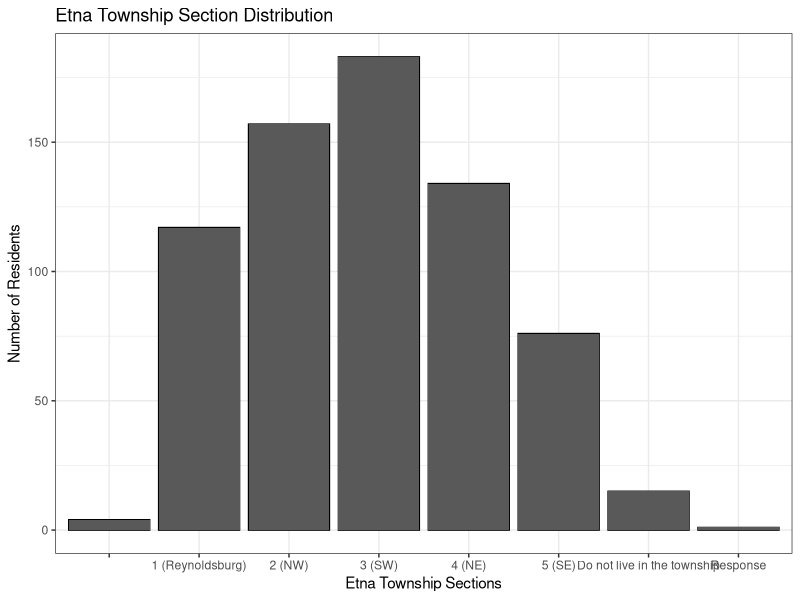
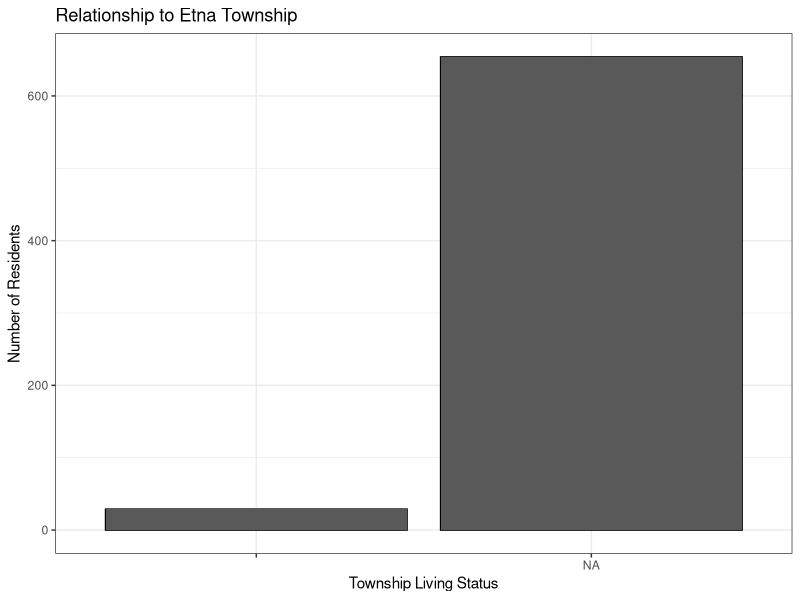

The R source for these figures, in order: (Note: this script raises an error after producing the figures.)
## ---- chunk 1
knitr::opts_chunk$set(echo = TRUE)

library(dplyr)
library(ggplot2)
library(tidyr)
## ---- chunk 2
Etna <- read.csv ("Etna Township Data.csv")

View(Etna)

acres_own <- Etna %>%
  filter()
## ---- chunk 3
township_section <- Etna %>%
  select(In.what.section.of.the.township.do.you.live.)

ggplot(Etna) + 
  aes(x = In.what.section.of.the.township.do.you.live., ) +
  geom_bar(color = "black", fill = "brown") +
labs(
  x = "Etna Township Sections",
  y = "Number of Residents",
  title= "Etna Township Section Distribution"
) +
  theme_bw()+
  stat_count()
## ---- chunk 4
township_section <- Etna %>%
  select(What.is.your.relationship.to.the.Township.)

ggplot(na.omit(Etna)) + 
  aes(x = What.is.your.relationship.to.the.Township.) +
  geom_bar(color = "black", fill = "gray") +
  labs(x = "Township Living Status",
  y = "Number of Residents",
  title= "Relationship to Etna Township"
) +
  scale_x_discrete(labels = c(""))+
  theme_bw()+
  stat_count()
## ---- chunk 5
reason_for_township <- Etna %>%
  select("What.are.the.top.two.reasons.you.live.in.the.Township.","X.27", "X.28", "X.29", "X.30", "X.31", "X.32", "X.33") 
reason_for_township

pivot_longer(reason_for_township, c("What.are.the.top.two.reasons.you.live.in.the.Township.","X.27", "X.28", "X.29", "X.30", "X.31", "X.32", "X.33"), values_to= "reasons_for_living") -> reason_living

View(reason_living)

ggplot(table(reason_living$name, reason_living$reasons_for_living))  

table(reason_living$name, reason_living$reasons_for_living)

reason_for_township
View(reason_for_township)

ggplot(reason_for_township, aes(x= What.are.the.top.two.reasons.you.live.in.the.Township.)) +
  geom_bar() +
  labs(x = "", y = "", title= ""
) +  
   scale_x_discrete(labels = c("Quiet for Retirement", "Access to Employment", "Cleanliness", "Friendliness", "Rural Atmosphere", "School System")) +
  theme_bw() +
  stat_count()
## ---- chunk 6
ggplot(Etna) + 
  aes(x = In.what.section.of.the.township.do.you.live., ) +
  geom_bar(color = "black", fill = "brown") +
labs(
  x = "Etna Township Sections",
  y = "Number of Residents",
  title= "Etna Township Section Distribution"
) +
  theme_bw()+
  stat_count()
## ---- chunk 7
ggplot(Etna) + 
  aes(x = Would.You.Consider.Yourself. ) +
  geom_bar(color = "black", fill = "brown") +
labs(
  x = "Opinion",
  y = "Number of Residents",
  title= "Etna Township Growth Mindset"
) +
  theme_grey() 
